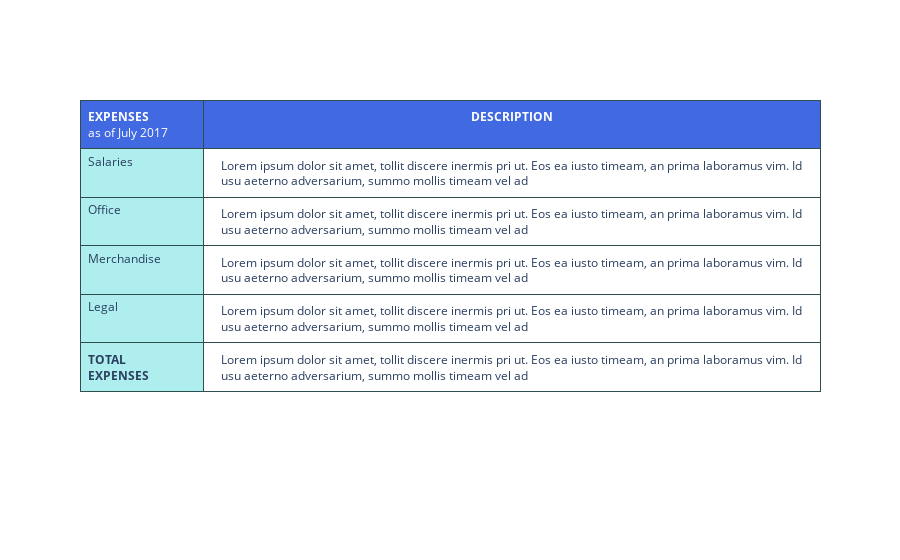

Here is the notebook cell this chart was saved with:
### Code cell
import plotly.graph_objects as go

values = [['Salaries', 'Office', 'Merchandise', 'Legal', '<b>TOTAL<br>EXPENSES</b>'], #1st col
  ["Lorem ipsum dolor sit amet, tollit discere inermis pri ut. Eos ea iusto timeam, an prima laboramus vim. Id usu aeterno adversarium, summo mollis timeam vel ad",
  "Lorem ipsum dolor sit amet, tollit discere inermis pri ut. Eos ea iusto timeam, an prima laboramus vim. Id usu aeterno adversarium, summo mollis timeam vel ad",
  "Lorem ipsum dolor sit amet, tollit discere inermis pri ut. Eos ea iusto timeam, an prima laboramus vim. Id usu aeterno adversarium, summo mollis timeam vel ad",
  "Lorem ipsum dolor sit amet, tollit discere inermis pri ut. Eos ea iusto timeam, an prima laboramus vim. Id usu aeterno adversarium, summo mollis timeam vel ad",
  "Lorem ipsum dolor sit amet, tollit discere inermis pri ut. Eos ea iusto timeam, an prima laboramus vim. Id usu aeterno adversarium, summo mollis timeam vel ad"]]


fig = go.Figure(data=[go.Table(
  columnorder = [1,2],
  columnwidth = [80,400],
  header = dict(
    values = [['<b>EXPENSES</b><br>as of July 2017'],
                  ['<b>DESCRIPTION</b>']],
    line_color='darkslategray',
    fill_color='royalblue',
    align=['left','center'],
    font=dict(color='white', size=12),
    height=40
  ),
  cells=dict(
    values=values,
    line_color='darkslategray',
    fill=dict(color=['paleturquoise', 'white']),
    align=['left', 'center'],
    font_size=12,
    height=30)
    )
])
fig.show()

### Figure 1 — Plotly figure (JSON) as saved in the notebook; plotly's stock layout.template omitted (floating-point values rounded to 4 significant figures)
{"data": [{"cells": {"align": ["left", "center"], "fill": {"color": ["paleturquoise", "white"]}, "font": {"size": 12}, "height": 30, "line": {"color": "darkslategray"}, "values": [["Salaries", "Office", "Merchandise", "Legal", "<b>TOTAL<br>EXPENSES</b>"], ["Lorem ipsum dolor sit amet, tollit discere inermis pri ut. Eos ea iusto timeam, an prima laboramus vim. Id usu aeterno adversarium, summo mollis timeam vel ad", "Lorem ipsum dolor sit amet, tollit discere inermis pri ut. Eos ea iusto timeam, an prima laboramus vim. Id usu aeterno adversarium, summo mollis timeam vel ad", "Lorem ipsum dolor sit amet, tollit discere inermis pri ut. Eos ea iusto timeam, an prima laboramus vim. Id usu aeterno adversarium, summo mollis timeam vel ad", "Lorem ipsum dolor sit amet, tollit discere inermis pri ut. Eos ea iusto timeam, an prima laboramus vim. Id usu aeterno adversarium, summo mollis timeam vel ad", "Lorem ipsum dolor sit amet, tollit discere inermis pri ut. Eos ea iusto timeam, an prima laboramus vim. Id usu aeterno adversarium, summo mollis timeam vel ad"]]}, "columnorder": [1, 2], "columnwidth": [80, 400], "header": {"align": ["left", "center"], "fill": {"color": "royalblue"}, "font": {"color": "white", "size": 12}, "height": 40, "line": {"color": "darkslategray"}, "values": [["<b>EXPENSES</b><br>as of July 2017"], ["<b>DESCRIPTION</b>"]]}, "type": "table"}], "layout": {"autosize": true}}
